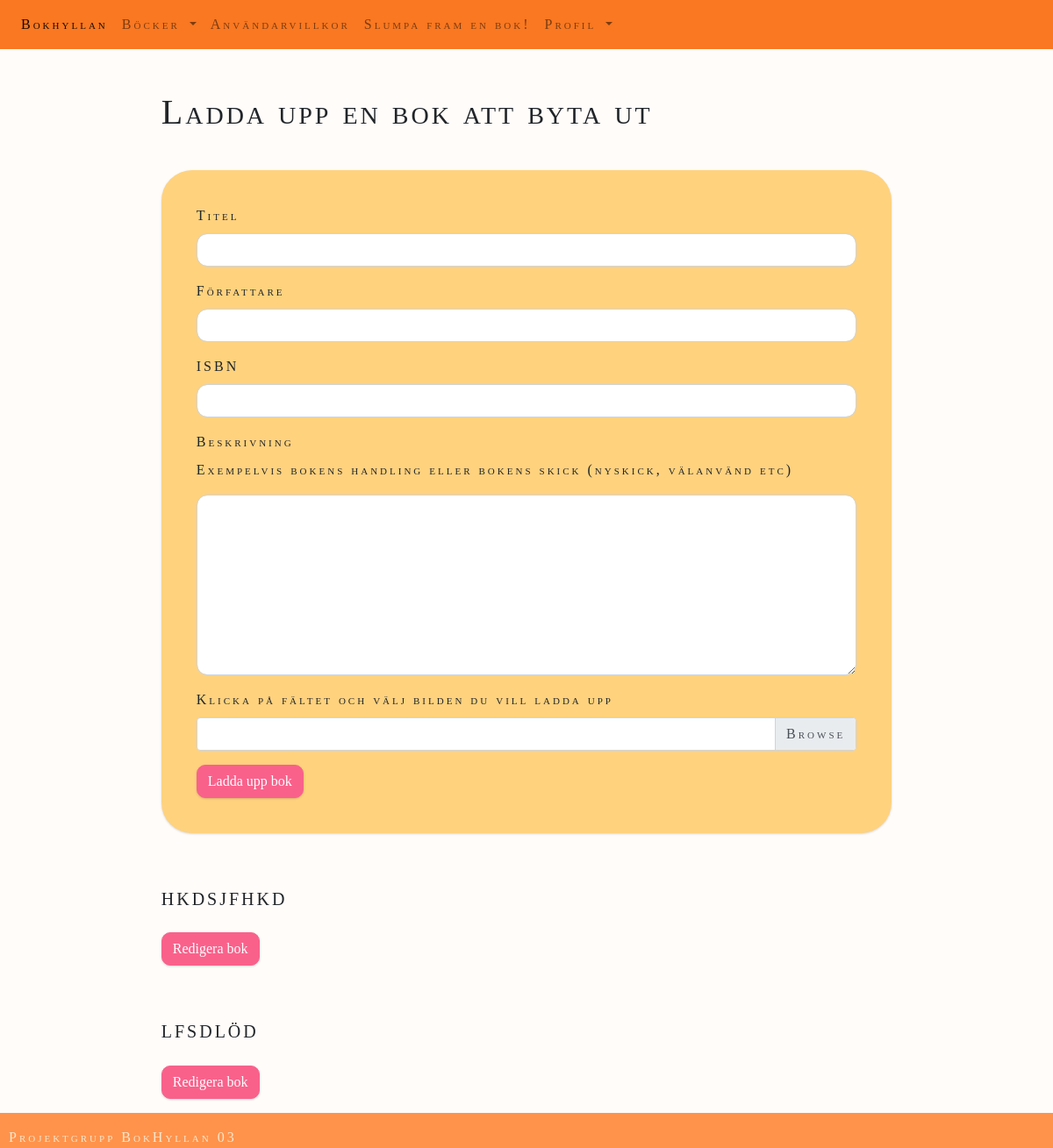
The app's page /add-book (signed in), older data.
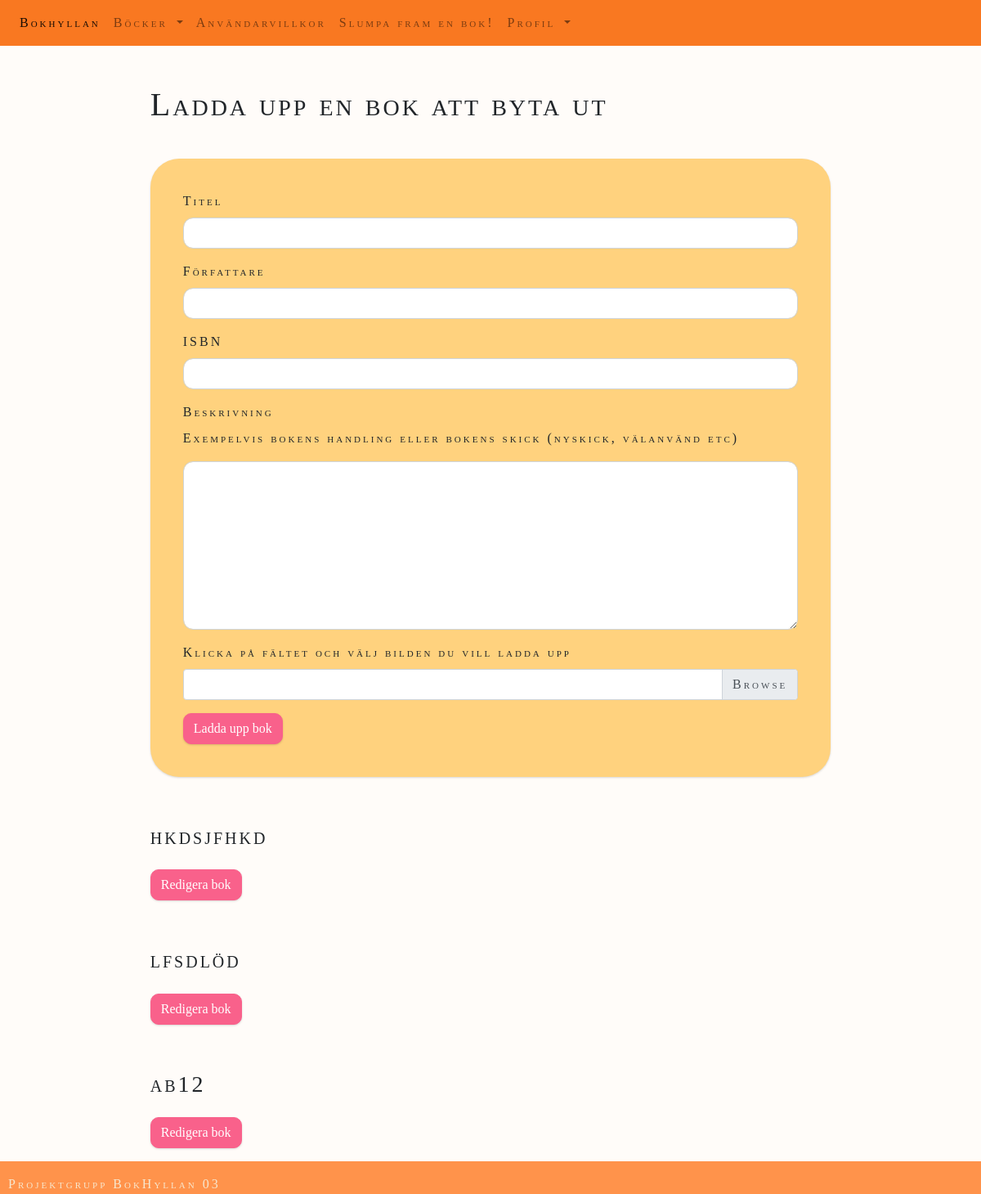
The same page, newer data.
### website/models.py (models this page shows)
class Book(db.Model):
    id = db.Column(db.Integer, primary_key = True)
    title = db.Column(db.String(150))
    author = db.Column(db.String(150))
    isbn = db.Column(db.String(150))
    review = db.Column(db.String(30000))
    user_id = db.Column(db.Integer, db.ForeignKey('user.id'))
    cover_pic = db.Column(db.String())

### website/views.py (the view, shortened to what this page needs)
@views.route('/add-book', methods=['GET', 'POST'])
@login_required
def add_book():
    books = Book.query.filter_by(user_id=current_user.id).all()
    return render_template('add_book.html', user=current_user, books=books )

### website/templates/add_book.html (shortened to what this page needs)
{% extends "base.html" %}
{% block content %}
  <div id="add-book-div">
    <h1>Ladda upp en bok att byta ut</h1>
      <form action="/add-book" id="add-book-form" method="POST" enctype="multipart/form-data">
        <div class="form-group">
          <label for="title">Titel</label>
          <input type="text" class="form-control" name="title" id="title" required>
        </div>
        <div class="form-group">
          <label for="author">Författare</label>
          <input type="text" class="form-control" name="author" id="author" required>
        </div>
        <div class="form-group">
          <label for="isbn">ISBN</label>
          <input type="text" class="form-control" name="isbn" id="isbn">
        </div>
        <div class="form-group">
          <label for="review">Beskrivning</label>
          <p id="add-book-text">Exempelvis bokens handling eller bokens skick (nyskick, välanvänd etc)</p>
          <textarea class="form-control" name="review" id="review" rows="8" required></textarea>
        </div>
        <label>Klicka på fältet och välj bilden du vill ladda upp</label>
        <div class="custom-file">
            <label class="custom-file-label" for="cover" placeholder=""></label>
        </div>
        <button type="submit" class="btn btn-primary">Ladda upp bok</button>
      </form>
    {% for book in books %}
      <div id="user-books-div">
        <h3>{{ book.title }}</h3>
          <form method="GET" action="{{ url_for('views.edit_book', book_id=book.id) }}">
            <button type="submit" class="btn btn-primary">Redigera bok</button>
          </form>
      </div>
    {% endfor %}
  </div>
{% endblock %}

Row changes from the older to the newer data that the page shows:
added Book: title "ab12"
